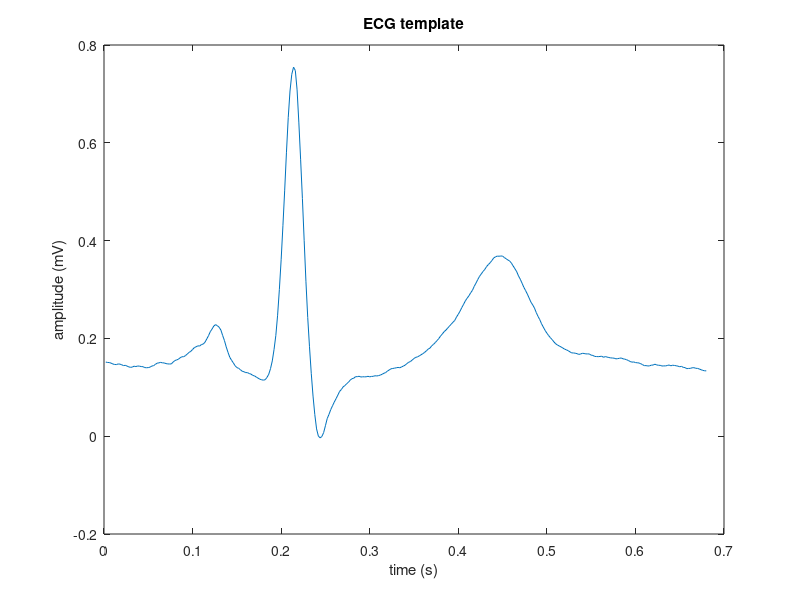
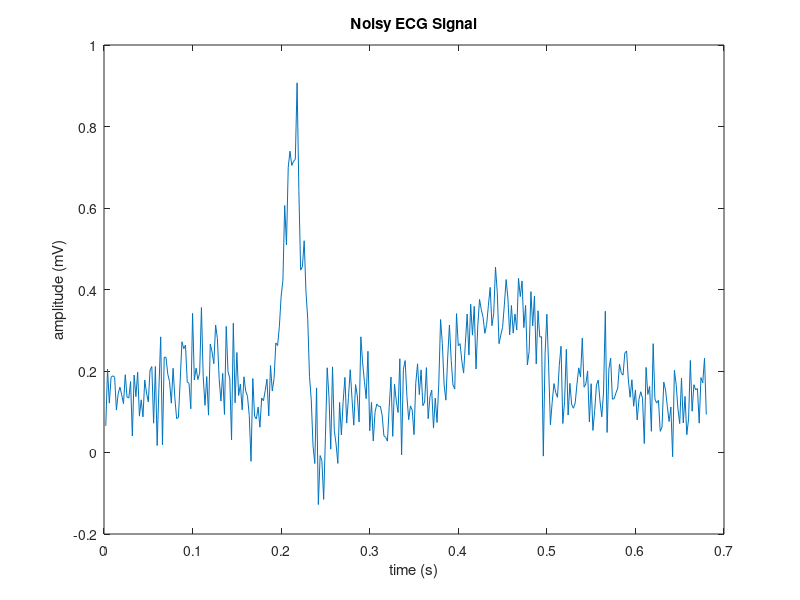
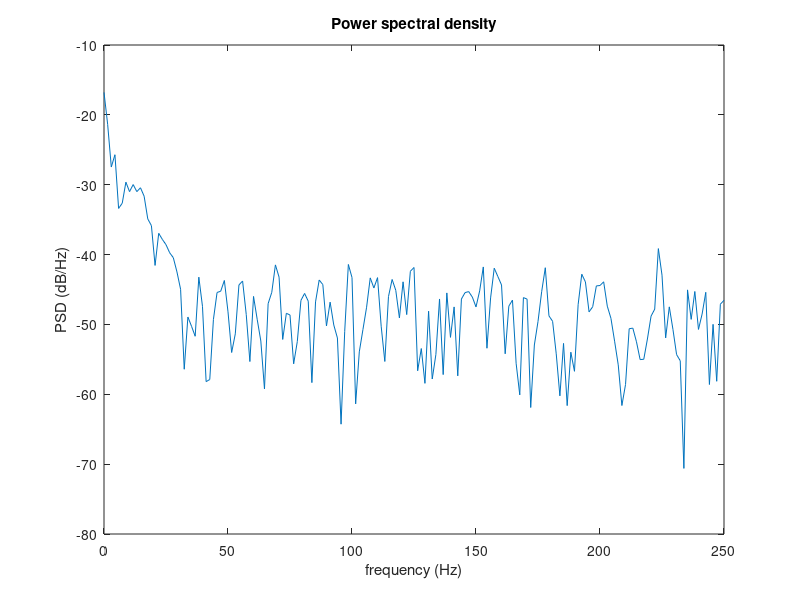

Here is the MATLAB script that generated these plots, in order: (Note: this script raises an error after producing the figures.)
%% Smoothing Filters

%% Preliminaries 01

% (i) and (ii)

ECG_template = importdata('ECG_template.mat'); % load data

dim = size(ECG_template);
num_points = dim(2);
sfreq = 500;

t = 1/sfreq:1/sfreq:num_points/sfreq; %adjust time scale

%plot graph
figure();
plot(t,ECG_template);
title('ECG template');
xlabel('time (s)');
ylabel('amplitude (mV)')


% (iii)
rng(0); %to produce the same noise each time the script is run

nECG = awgn(ECG_template,10,'measured'); %add 5dB noise to ECG

%plot noisy signal
figure();
plot(t,nECG);
title('Noisy ECG Signal');
xlabel('time (s)');
ylabel('amplitude (mV)');


% (iv)

[psd,f] = periodogram(nECG, hamming(length(nECG)), length(nECG), sfreq);

%plot PSD of nECG
figure();
plot(f, 10*log10(psd));
title('Power spectral density');
xlabel('frequency (Hz)');
ylabel('PSD (dB/Hz)');


%% 1.1 Moving average MA(N) filter

% a.

% (i)
ma3ECG_1 = MA_filter(nECG, 3);

%plot filtered signal
figure();
plot(t,ma3ECG_1);
title('Filtered signal: MA N=3');
xlabel('time (s)');
ylabel('amplitude (mV)');

% (ii)
% group delay = (N-1)/2


% (iii)
group_delay = (3-1)/2;
compensated_ma3ECG_1 = [ma3ECG_1(group_delay+1: length(ma3ECG_1)), zeros(1,group_delay)];

%plot noisy ECG and filtered signal
figure();
plot(t,nECG,t,compensated_ma3ECG_1, 'LineWidth',1);
title('Noisy ECG and compensated MA filtered ECG');
xlabel('time (s)');
ylabel('amplitide (mV)')

%(iv)
[psd_fil,f] = periodogram(ma3ECG_1, hamming(length(ma3ECG_1)), length(ma3ECG_1), sfreq);

figure();
plot(f, 10*log10(psd), f, 10*log10(psd_fil));
title('Power spectral density of noisy ECG and filtered ECG');
xlabel('frequency (Hz)');
ylabel('PSD (dB/Hz)');


%--------------------------------------------------------------------------
% b.

% (i)
order = 3;
b=(1/order)*ones(1,order);
a = 1;

ma3ECG_2 = filter(b, a, nECG); % filter signal
ma3ECG_2 = [ma3ECG_2(group_delay+1:end), zeros(1, group_delay)]; % compensate group delay

% (ii)
figure();
plot(t, nECG, t, ECG_template, t, ma3ECG_2, 'LineWidth',1);
legend('nECG', 'ECG\_template', 'ma3ECG\_2');
xlabel('time (s)');
ylabel('amplitide (mV)');


% (iii)
fvtool(b,a, 'Magnitude');
fvtool(b,a, 'phase');
fvtool(b,a, 'polezero')


%--------------------------------------------------------------------------
% c.

% (i)
order = 10;
b_10 = (1/order)*ones(1,order);
a_10 = 1;

fvtool(b_10,a_10,'Magnitude');
fvtool(b_10,a_10, 'phase');
fvtool(b_10,a_10, 'polezero');

% (ii) and (iii)

ma10ECG = filter(b_10, a_10, nECG); % filter signal, N=10

group_delay = (10-1)/2;
int_delay = floor(group_delay);
frac_delay = group_delay - int_delay;

ma10ECG = circshift(ma10ECG,-int_delay); %compensate integer delay
samples = (1 : length(ma10ECG));
ma10ECG = interp1(samples, ma10ECG, samples-frac_delay, 'linear', 'extrap'); % compensate integer delay by interpolation

% (iv)
figure();
plot(t, nECG, t, ECG_template, t, ma3ECG_2, t, ma10ECG, 'LineWidth',1.2);
legend('nECG', 'ECG\_template', 'ma3ECG\_2', 'ma10ECG');
xlabel('time (s)');
ylabel('amplitide (mV)');


%--------------------------------------------------------------------------
% d.

% (i)function mse_loss

% (ii)
N = (2:10);
loss_arr = zeros(1,length(N));
min_loss = inf;

for i=2:1:10
    loss = mse_loss(ECG_template, nECG, i);
    loss_arr(i-1) = loss;
    
    if loss < min_loss
        min_loss = loss;
        N_optimum = i;
    end
end

figure();
plot(N, loss_arr, '-o', 'LineWidth', 1.2);
hold on;
plot(N_optimum, min_loss, 'ro', 'MarkerSize',5, 'MarkerFaceColor', 'r');

text(N_optimum, min_loss+0.0002, sprintf('optimum N = %d', N_optimum),...
    'VerticalAlignment','bottom' , 'HorizontalAlignment', 'center');

hold off;
title('Filter order vs MSE-loss');
xlabel('filter order - N');
ylabel('mse-loss');



%% 1.2 Savitzky-Golay SG(N,L) filter

% a.

% (i)
N = 3;
L = 11;
L_dash = 2*L + 1;

sg310ECG = sgolayfilt(nECG,N,L_dash); % apply filter

%(ii)
figure();
plot(t, nECG, t, ECG_template, t, sg310ECG, 'LineWidth', 1.2);
legend('nECG', 'ECG\_template', 'sg310ECG')
title('ECG plots')
xlabel('time (s)');
ylabel('amplitude (mV)')


%--------------------------------------------------------------------------

%b.

% (i)
N_arr = (1:10);
L_arr = (5:20);
L_dash_arr = 2 * L_arr +1;

mse_grid = zeros(length(N_arr), length(L_arr));
min_error = inf;

for i = 1:length(N_arr)
    N = N_arr(i);
    for j = 1:length(L_arr)
        L_dash = L_dash_arr(j);
        
        %valid combination
        if N <= L_dash
            sg310ECG_j = sgolayfilt(nECG,N,L_dash);
            error = mse(ECG_template, sg310ECG_j);
            mse_grid(i,j) = error;
            
            if error < min_error
                opt_N = N;
                opt_L = L_arr(j);
                min_error = error;
            end
            
        %invalid combination
        else
            mse_grid(i,j) = NaN;
        end
    end
end


figure();
surf(L_arr, N_arr, mse_grid);

hold on;
plot3(opt_L, opt_N,1, 'ro', 'MarkerSize',5, 'MarkerFaceColor', 'r');

label_str = sprintf('N = %d, L = %d, error = %.4f', opt_N, opt_L, min_error);
text(opt_L, opt_N, 1, label_str, 'VerticalAlignment', 'bottom', 'HorizontalAlignment', 'right', 'FontSize', 10, 'Color', 'white');

hold off;
xlabel('L');
ylabel('Polynomial Order (N)');
zlabel('MSE error');
title('MSE for different SG filter parameters (N, L)');
colorbar;  
view(2);  % View from above (2D projection)


% (ii)
opt_L_dash = 2*opt_L +1;
sg310ECG_opt = sgolayfilt(nECG, opt_N, opt_L_dash); % apply filter

figure();
plot(t, ECG_template, t, sg310ECG_opt, 'LineWidth', 1.2);
legend('ECG\_template', 'sg310ECG\_opt')
title('Clean ECG and filtered ECG with optimum parameters')
xlabel('time (s)');
ylabel('amplitude (mV)')







